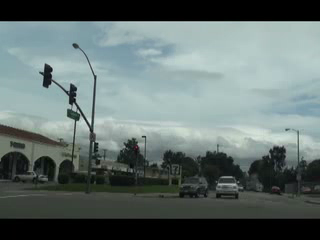
#> input picture frame 127 of test.mp4, 320 x 240 px, given in place of vtest.avi, which was not available
$ python nldenoise2.py
#> lines starting #> are read from the running program, lines starting #| are printed output that depends on the picture; pictures that were not available may be replaced by others from this repository, and a replacement may not be noted
#encoding:utf-8
import cv2
import numpy as np
from matplotlib import pyplot as plt

cap = cv2.VideoCapture("vtest.avi")
imgs = [cap.read()[1] for i in xrange(5)]
#> imgs = 5 items
grays = [cv2.cvtColor(i, cv2.COLOR_BGR2GRAY) for i in imgs]
#> grays = 5 items
# convert all to float64
gray = [np.float64(i) for i in grays]
#> gray = 5 items

# 产生标准差为10 的正太分布数据
noise=np.random.randn(*gray[1].shape) * 10
noisy = [i+noise for i in gray]
#> noisy = 5 items
# Convert back to uint8
noisy = [np.uint8(np.clip(i,0,255)) for i in noisy]
# Denoise 3rd frame considering all the 5 frames
dst = cv2.fastNlMeansDenoisingMulti(noisy, 2, 5, None, 4, 7, 35)
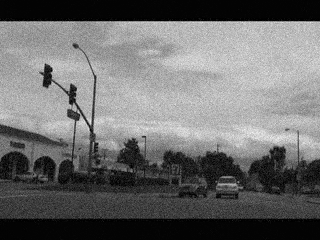
#> dst: shape (240, 320); min 0, max 243, mean 108.6

plt.subplot(131),plt.imshow(gray[2],'gray')
plt.subplot(132),plt.imshow(noisy[2],'gray')
plt.subplot(133),plt.imshow(dst,'gray')
plt.show()
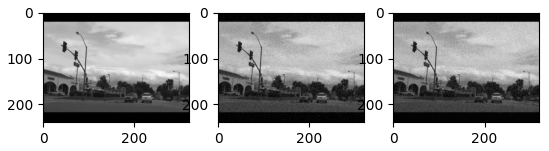
#> figure drawn by matplotlib, 3 panels

$ run again, starting later in the video
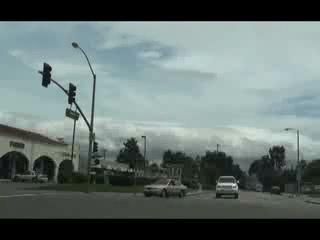
#> input picture frame 573 of test.mp4, 320 x 240 px, given in place of vtest.avi, which was not available
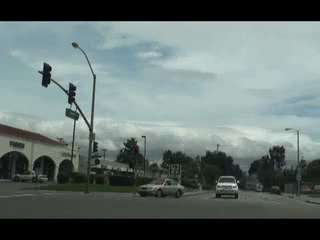
#> input picture frame 577 of test.mp4, 320 x 240 px, given in place of vtest.avi, which was not available
#> imgs = 5 items
#> `plt.show()`:
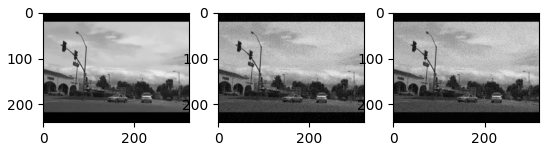
#> figure drawn by matplotlib, 3 panels

$ run again, starting later in the video
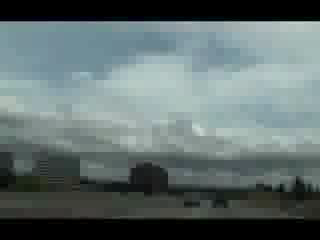
#> input picture frame 1020 of test.mp4, 320 x 240 px, given in place of vtest.avi, which was not available
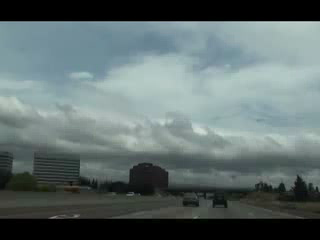
#> input picture frame 1023 of test.mp4, 320 x 240 px, given in place of vtest.avi, which was not available
#> imgs = 5 items
#> `plt.show()`:
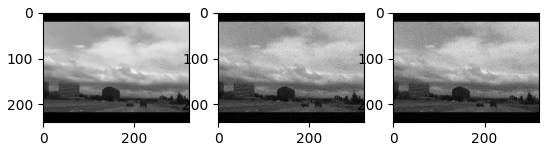
#> figure drawn by matplotlib, 3 panels
